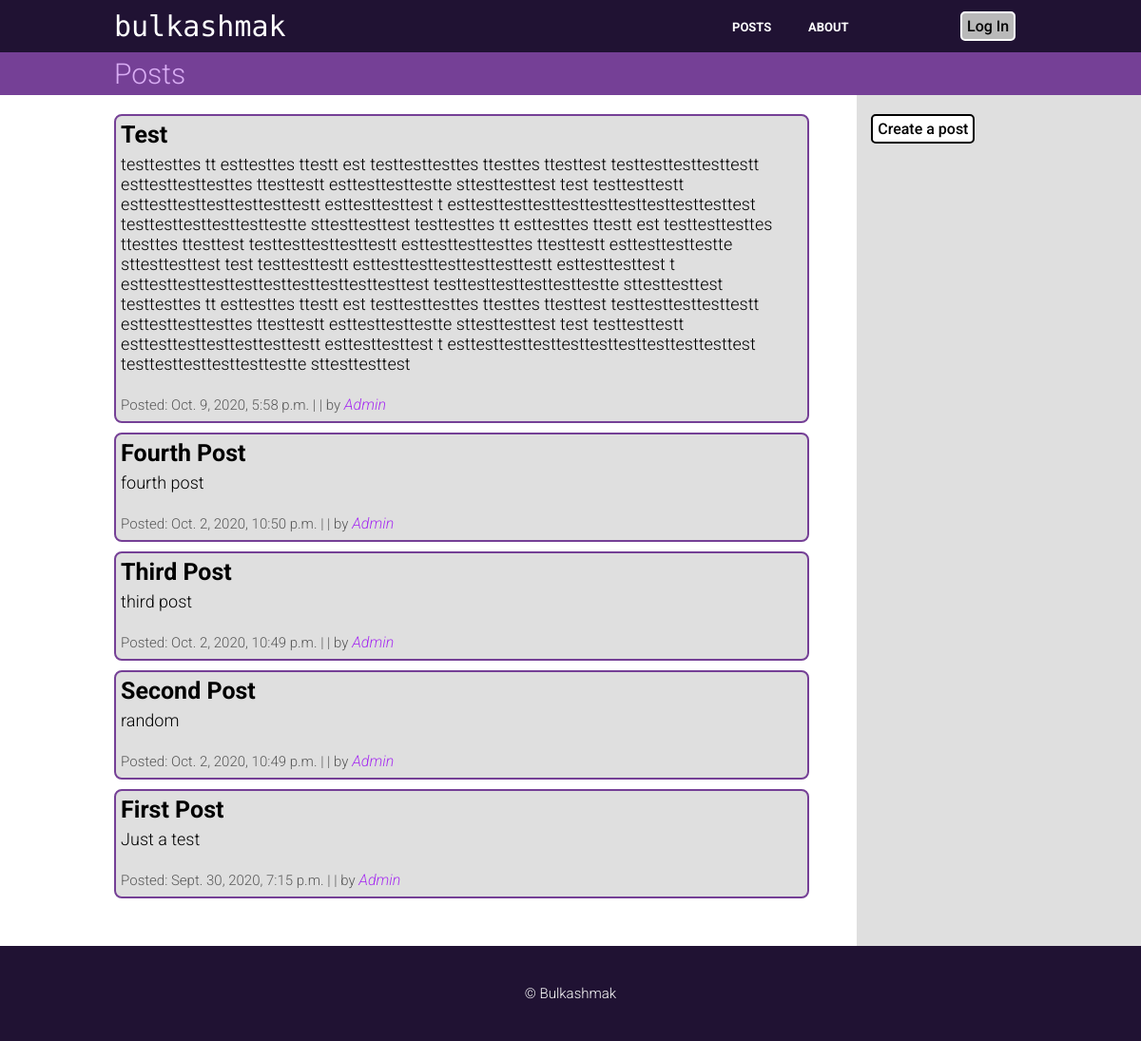
/posts/, run on an earlier commit of the app's database.
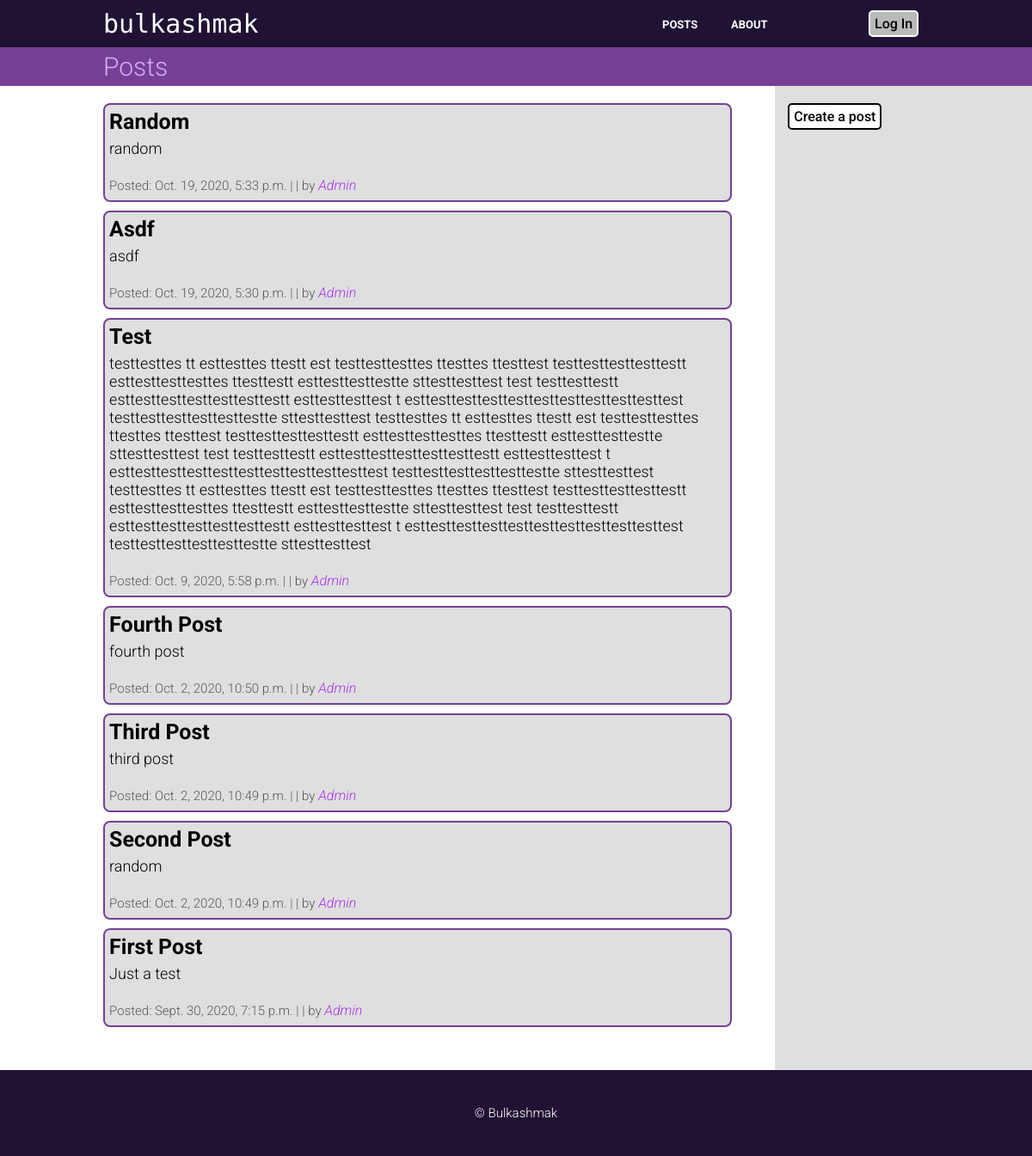
And on a later commit of the database.
### posts/models.py (models this page shows, shortened)
class Post(models.Model):
    title = models.CharField(max_length=100)
    slug = models.SlugField(max_length=100,
                            null=False,
                            unique=False)
    author = models.ForeignKey(User,
                               on_delete=models.CASCADE,
                               related_name='blog_posts',
                               default=None)
    content = models.TextField()
    created = models.DateTimeField(verbose_name="When the post was created",
                                   auto_now=True)
    updated = models.DateTimeField(verbose_name="When the post was updated",
                                   auto_now_add=True)
    STATUS = (
        (0, "Draft"),
        (1, "Published")
    )
    status = models.IntegerField(verbose_name="Status of the post",
                                 choices=STATUS,
                                 default=1)
    class Meta:
        ordering = ["-created"]

### posts/views.py (the view)
# urls.py: path('posts/', views.posts_page, name='posts_page'),
def posts_page(request):
    posts = Post.objects.order_by('-created')
    context = {
        'title': 'Posts',
        'posts': posts,
    }
    return render(request, 'posts/posts.html', context)

### posts/templates/posts/posts.html (shortened to what this page needs)
{% extends 'base.html' %}
{% block content %}
  {% for post in posts %}
    {% if post.status == 1 %}
      <div class="post">
        <h5>{{ post.title }}</h5>
        <p>{{ post.content }}</p>
        <p class="author">
          Posted: {{ post.created }} | | by <a href="#">{{ post.author }}</a>
        </p>
      </div>
    {% endif %}
  {% endfor %}
{% endblock content %}
{% block sidebar %}
<div id="posts_sidebar">
  <a href={% url 'create_post_page' %}>
    <button class="create_button">Create a post</button>
</div>
{% endblock sidebar %}

What changed in the data, as far as the page shows it:
added Post: title "Random", content "random", created "Oct. 19, 2020, 5:33 p.m.", author "Admin"
added Post: title "Asdf", content "asdf", created "Oct. 19, 2020, 5:30 p.m.", author "Admin"
